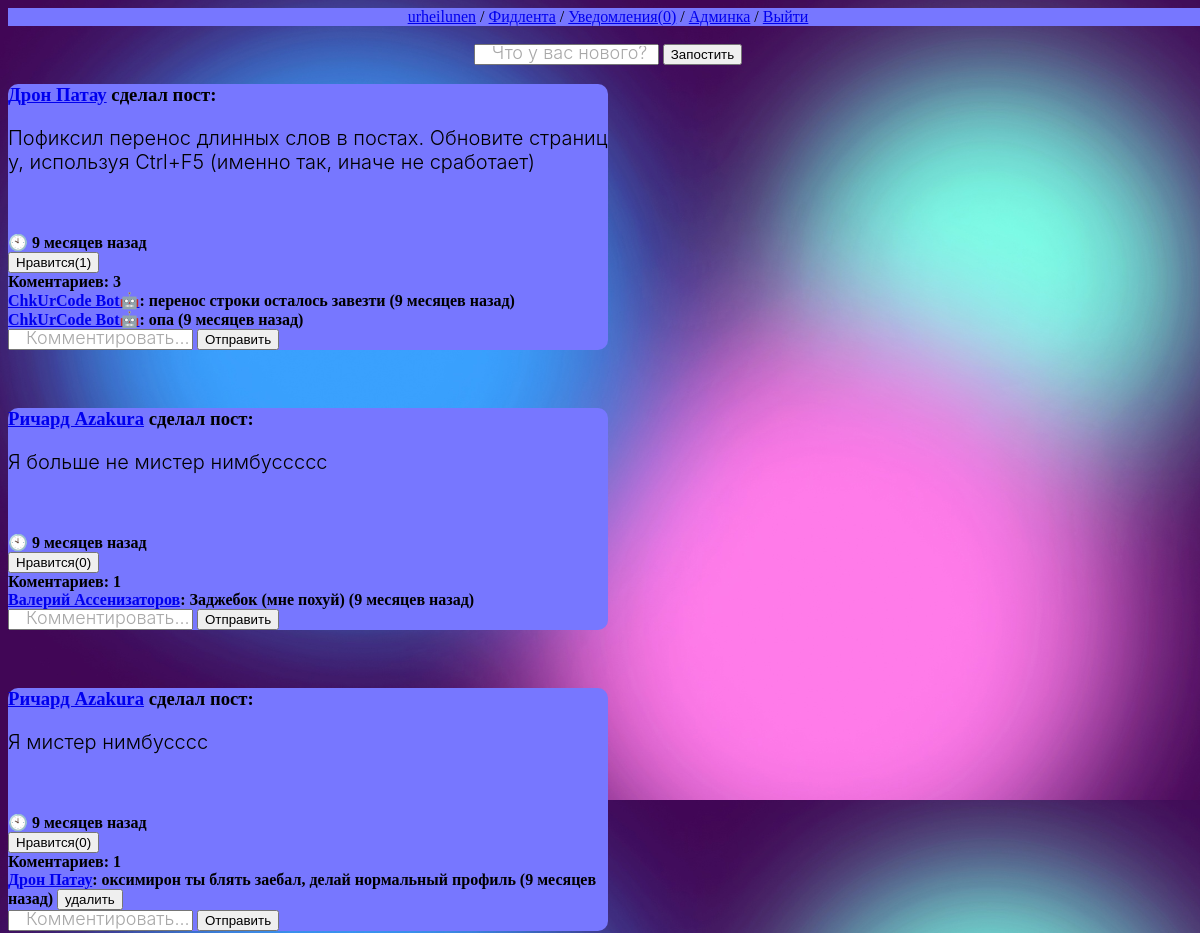
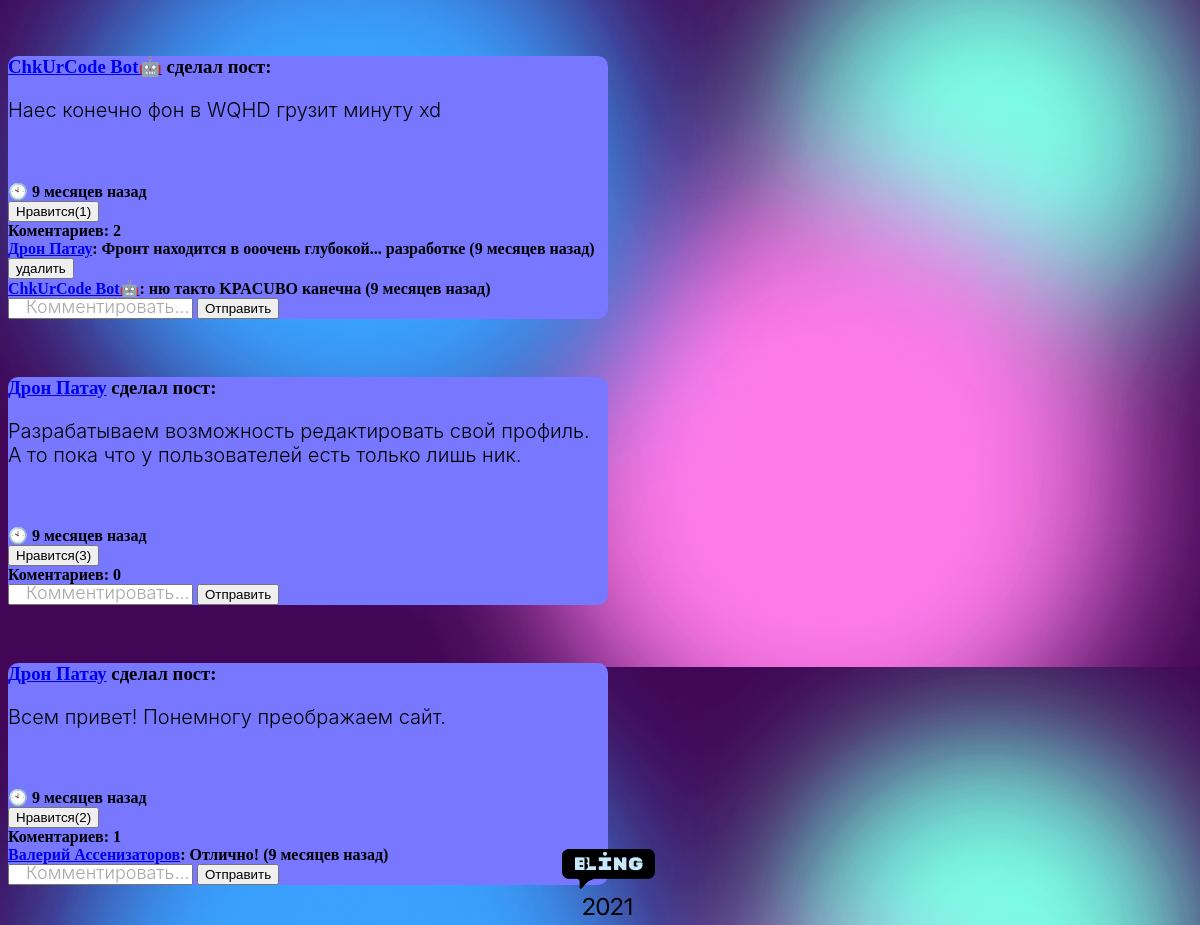
The app's page / (signed in) with its own data (2 pictures, top to bottom).
### bling/models.py (models this page shows, shortened)
class Profile(models.Model):
    user = models.OneToOneField(User, on_delete=models.CASCADE)
    about = models.TextField(default='', blank=True)
    subscribers = models.ManyToManyField(User, blank=True, default=None, verbose_name='Подписчики', related_name='Подписчик')
    friends = models.ManyToManyField(User, blank=True, default=None, verbose_name='Друзья', related_name='Друг')
    profile_image = models.OneToOneField('BlingImage', default=None, null=True, blank=True, verbose_name='Ава', on_delete=models.SET_NULL)
    liked_posts = models.ManyToManyField('BlingPost', default=None, blank=True, verbose_name='Понравившиеся посты')
    notifications_amount = models.IntegerField(default=0)
    def __str__(self):
        if self.user.first_name or self.user.last_name:
            return self.user.first_name + ' ' + self.user.last_name
        else:
            return self.user.username
    class Meta:
        verbose_name = 'Профиль'
        verbose_name_plural = 'Профили'

class BlingPost(models.Model):
    RENDER_LENGTH = 15
    text = models.TextField(null=True, blank=True, verbose_name='Текст')
    images = models.ForeignKey('BlingImage', on_delete=models.SET_NULL, null=True, blank=True, verbose_name='Изображения')
    author = models.ForeignKey(User, on_delete=models.CASCADE, related_name='posts', verbose_name='Автор', null=True)
    created_on = models.DateTimeField(auto_now_add=True, verbose_name='Дата публикации')
    likes_amount = models.IntegerField(default=0)
    comments_amount = models.IntegerField(default=0)
    comments = models.ManyToManyField('BlingComment', default=None, blank=True, verbose_name='Комментарии')
    class Meta:
        verbose_name = 'Пост'
        verbose_name_plural = 'Посты'
        ordering = ['-created_on']
    def how_old(self):
        return how_old_is_this_datetimefield(self.created_on)

class BlingComment(models.Model):
    text = models.TextField(null=True, blank=True, verbose_name='Текст')
    images = models.ForeignKey('BlingImage', on_delete=models.SET_NULL, null=True, blank=True,
                                 verbose_name='Изображения')
    author = models.ForeignKey(User, on_delete=models.CASCADE, related_name='comments', verbose_name='Автор', null=True)
    created_on = models.DateTimeField(auto_now_add=True, verbose_name='Дата публикации')
    likes_amount = models.IntegerField(default=0)
    class Meta:
        verbose_name = 'Комментарий'
        verbose_name_plural = 'Комментарии'
    def __str__(self):
        return self.text
    def how_old(self):
        return how_old_is_this_datetimefield(self.created_on)

### bling/views.py (the view)
# urls.py: path('', index, name='home'),
@login_required()
def index(request):
    if request.method == 'POST':
        scan_for_forms(request)
        return HttpResponseRedirect('/')
    blingposts = BlingPost.objects.all()
    context = {'blingposts': blingposts}
    return render(request, 'bling/index.html', context)

### bling/templates/bling/index.html (shortened to what this page needs)
{% extends "layout/basic.html" %}
{% block content %}
{% if user.is_authenticated %}
    <br><form method="post" align="center">{% csrf_token %}
        <input type="text" name="new_post" placeholder="Что у вас нового?">
        <button name="post_id" type="submit" value="{{ blingpost.pk }}">Запостить</button>
    </form>
    {% if blingposts.0 %}
        {% for blingpost in blingposts %}
            <div class="post">
                <h3><a href="{% url 'user_profile' blingpost.author.username %}">{{ blingpost.author.profile }}</a> сделал пост:</h3>
                <p>{{ blingpost.text }}</p><br>
                <h4 class="PostDate">
                        🕙 {{ blingpost.how_old }}
                    <form method="post">{% csrf_token %}
                        <button name="like" type="submit" value="{{ blingpost.pk }}">Нравится({{ blingpost.likes_amount }})</button>
                    </form>
                    Коментариев: {{ blingpost.comments_amount }}
                    {% if blingpost.comments_amount > 0 %}
                        {% for comment in blingpost.comments.all %}
                            <form method="post">{% csrf_token %}
                                <a href="{% url 'user_profile' comment.author.username %}">{{ comment.author.profile }}</a>: {{ comment }} ({{ comment.how_old }})
                                {% if comment.author == user %}
                                    <button type="submit" name="remove_comment" value="{{ blingpost.pk }}/{{ comment.pk }}">удалить</button>
                                {% endif %}
                            </form>
                        {% endfor %}
                    {% endif %}
                    <form method="post">{% csrf_token %}
                        <input type="text" name="comment_text" placeholder="Комментировать...">
                        <button name="post_id" type="submit" value="{{ blingpost.pk }}">Отправить</button>
                    </form>
                </h4>
            </div><br>
        {% endfor %}
    {% else %}
        <p align="center">Тут пока нет постов...</p>
    {% endif %}
{% endif %}
{% endblock %}

### bling/templates/layout/basic.html (shortened to what this page needs)
{% load static %}
<!DOCTYPE html>
<html lang="en">
<head>
    <link rel="stylesheet" type="text/css" href="{% static 'bling/style.css' %}">
</head>
<body>
    <nav align="center" style="background-color: #7777ff;">
        {% if user.is_authenticated %}
        <a href="{% url 'user_profile' user.username %}">{{ user.username }}</a> /
        <a href="{% url 'home' %}">Фидлента</a> /
        <a href="{% url 'notifications' %}">Уведомления({{ user.profile.notifications_amount }})</a> /
        {% if user.is_superuser %}<a href="{{ HTTP_HOST }}/admin/">Админка</a> /{% endif %}
        <a href="{% url 'logout' %}">Выйти</a>
        {% else %}
        <a href="{% url 'signin' %}">Вход</a> /
        <a href="{% url 'signup' %}">Регистрация</a>
    {% endif %}
    </nav>
    <section>
        {% block content %}
        {% endblock %}
    </section>
    <footer class="footer">
        <img src="footer_logo.png" alt="" class="FooterLogo">
    </footer>
</body>
</html>

### bling/static/bling/style.css (style rules this page uses)
html, body { width: 100%; height: 100%; top:0; bottom:0; left:0; right:0; }
body { background-image: url("back.jpg"); background-size: cover; display: block; }
p { font-family: SF Pro Display; font-weight: 300; font-size: 20px; }
::placeholder { text-indent: 14px; font-family: SF Pro Display; font-weight: 300; font-size: 18px; line-height: 21px; color: #A8A8A8; }
.footer { position: absolute; bottom: 0; width: 100%; text-align: center; }
.FooterLogo { min-height: 100%; }
.post { background-color: #7777ff; width: 50%; border-radius: 10px; word-break:break-all; }

### records on screen
BlingPost: author.profile "Дрон Патау", text "Пофиксил перенос длинных слов в постах. Обновите страницу, используя Ctrl+F5 (именно так, иначе не сработает)", how_old "9 месяцев назад", {{ blingpost.pk }} 32 (drawn), likes_amount "1", comments_amount "3"
BlingComment: author.profile "ChkUrCode Bot🤖", text "перенос строки осталось завезти", how_old "9 месяцев назад"
BlingComment: author.profile "ChkUrCode Bot🤖", text "опа", how_old "9 месяцев назад"
BlingPost: author.profile "Ричард Azakura", text "Я больше не мистер нимбуссссс", how_old "9 месяцев назад", {{ blingpost.pk }} 24 (drawn), likes_amount "0", comments_amount "1"
BlingComment: author.profile "Валерий Ассенизаторов", text "Заджебок (мне похуй)", how_old "9 месяцев назад"
BlingPost: author.profile "Ричард Azakura", text "Я мистер нимбусссс", how_old "9 месяцев назад", {{ blingpost.pk }} 23 (drawn), likes_amount "0", comments_amount "1"
BlingComment: author.profile "Дрон Патау", text "оксимирон ты блять заебал, делай нормальный профиль", how_old "9 месяцев назад", {{ blingpost.pk }} 23 (drawn)
BlingPost: author.profile "ChkUrCode Bot🤖", text "Наес конечно фон в WQHD грузит минуту xd", how_old "9 месяцев назад", {{ blingpost.pk }} 22 (drawn), likes_amount "1", comments_amount "2"
BlingComment: author.profile "Дрон Патау", text "Фронт находится в ооочень глубокой... разработке", how_old "9 месяцев назад", {{ blingpost.pk }} 22 (drawn)
BlingComment: author.profile "ChkUrCode Bot🤖", text "ню такто KPACUBO канечна", how_old "9 месяцев назад"
BlingPost: author.profile "Дрон Патау", text "Разрабатываем возможность редактировать свой профиль. А то пока что у пользователей есть только лишь ник.", how_old "9 месяцев назад", {{ blingpost.pk }} 21 (drawn), likes_amount "3", comments_amount "0"
BlingPost: author.profile "Дрон Патау", text "Всем привет! Понемногу преображаем сайт.", how_old "9 месяцев назад", {{ blingpost.pk }} 19 (drawn), likes_amount "2", comments_amount "1"
BlingComment: author.profile "Валерий Ассенизаторов", text "Отлично!", how_old "9 месяцев назад"

### other values on screen
{{ user.username }} "urheilunen"
{{ user.profile.notifications_amount }} "0"
